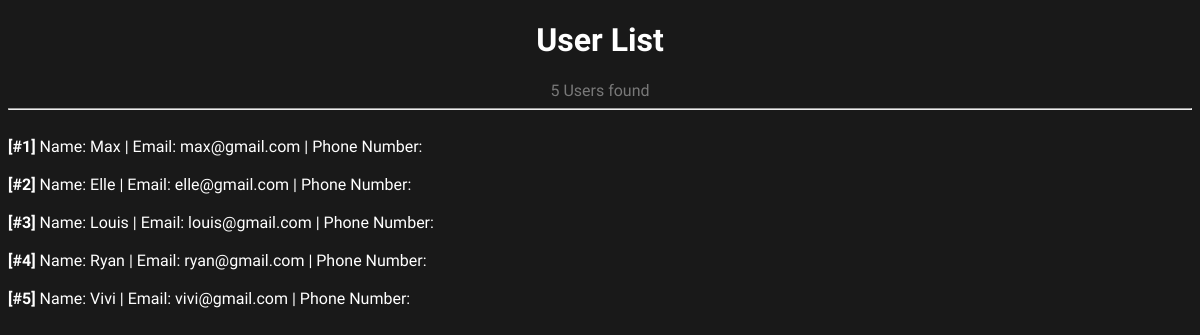
The page /user.php (signed in) on the database its author committed.
### tables this page shows
CREATE TABLE IF NOT EXISTS User (
	UserID INT NOT NULL AUTO_INCREMENT PRIMARY KEY, 
	Username VARCHAR(64) NOT NULL UNIQUE, 
	Email VARCHAR(128) NOT NULL UNIQUE,
	Password VARCHAR(32) NOT NULL,
	PhoneNumber VARCHAR(12) UNIQUE
);

### userdb.php (called while the page is built, shortened)
<?php
  $conn = new mysqli("localhost:3306", "root", "", "maxc_dev_localhost");
  class UserProfile {
    function __construct($id, $name, $email, $phone) {
      $this->id = $id;
      $this->name = $name;
      $this->email = $email;
    }
  }
  function getAllUsers() {
    global $conn;
    $result = $conn->query("SELECT * FROM User");
    $users = array();
    if ($result) {
      if ($result->num_rows > 0) {
        while($row = $result->fetch_assoc()) {
            array_push($users, new UserProfile($row["UserID"], $row["Username"], $row["Email"], $row["PhoneNumber"]));
        }
      }
    }
    return $users;
  }
 ?>

### user.php (the view, shortened to what this page needs)
<!DOCTYPE html>
<html lang="en" dir="ltr">
  <head>
    <link rel="stylesheet" href="main.css">
  </head>
  <body>
    <?php
      require_once('userdb.php');
      $allUsers = getAllUsers();
      $usersFound = sizeof(getAllUsers());
      function displayAllUsers() {
        global $allUsers;
        foreach ($allUsers as $user) {
          echo "<b>[#" . $user->id . "]</b> Name: " . $user->name . " | Email: " . $user->email . " | Phone Number: " . $user->phone . "<br><br>";
        }
      }
      if (isset($_SESSION['user'])) {
        global $usersFound;
        if ($_SESSION['user'] == "Max") {
          echo '<h1>User List</h1>';
          echo '<div class="subtle">' . $usersFound . ' Users found </div><hr><br>';
          displayAllUsers();
        } else {
          noAccess();
        }
      } else {
        noAccess();
      }
    ?>
  </body>
</html>

### main.css (style rules this page uses)
body { font-family: 'Anonymous Pro', monospace; background-color: rgb(25, 25, 25); color: rgb(255, 255, 255); }
h1 { text-align: center; }
.subtle { text-align: center; color: rgb(120, 120, 120); }

### rows shown on the page
user: UserID "1", Username "Max", Email "max@gmail.com"
user: UserID "2", Username "Elle", Email "elle@gmail.com"
user: UserID "3", Username "Louis", Email "louis@gmail.com"
user: UserID "4", Username "Ryan", Email "ryan@gmail.com"
user: UserID "5", Username "Vivi", Email "vivi@gmail.com"

### other values the page prints
$usersFound "5"
